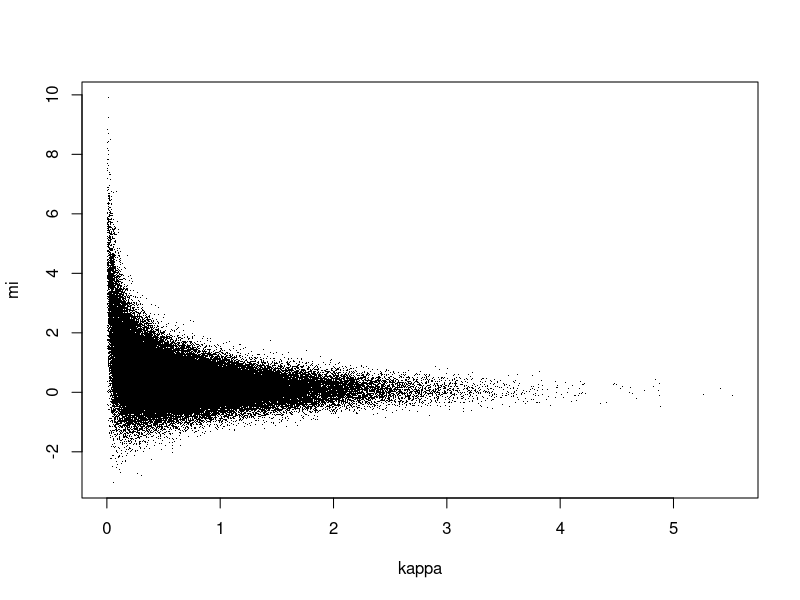

Write the R code that produced this figure. (Note: this script raises an error after producing the figure.)
n <-5 
s2 <- 5
y <- 0 
m <- 5
v2 <-0.2
N <- 10^5

mi <- numeric(N)
kappa <- numeric(N)

for (i in 1:N){
  if (i == 1){
    m0 <- 1/2
    param <- (s2/2 + (n/2)* (m0 - y)^{2})
    kappa[i] <- rgamma(1, n/2, param)
  } else {
    param <- (s2/2 + (n/2)* (mi[i-1] - y)^{2})
    kappa[i] <- rgamma(1, n/2, param)
  }
  mean <- (kappa[i]*n*y + v2*m)/ (kappa[i]*n + v2)
  sd <- sqrt(1/(kappa[i]*n+v2))
  mi[i] <- rnorm(1, mean, sd)
}

plot(kappa, mi, pch='.')
contour(kde2d(kappa,mi), add=TRUE)

x <- seq(0, 5, by=0.01)
y <- seq(-2, 5, by=0.01)
f <- function(a,b) {
  return (exp(-a*(s2/2+(n/2)*(b-y)^2)-(v2/2)*(b-m)^2)*a^{(n/2)-1})
}
batch_numbers <- 10^{3}
S <- apply(matrix(kappa, nrow=batch_numbers, byrow=TRUE), MARGIN=1, sum)
var(S)* batch_numbers/ N
S_mi <- apply(matrix(mi, nrow=batch_numbers, byrow=TRUE), MARGIN=1, sum)
var(S_mi)* batch_numbers/ N

contour(x,y, outer(x,y, f), add=TRUE, col='blue')
